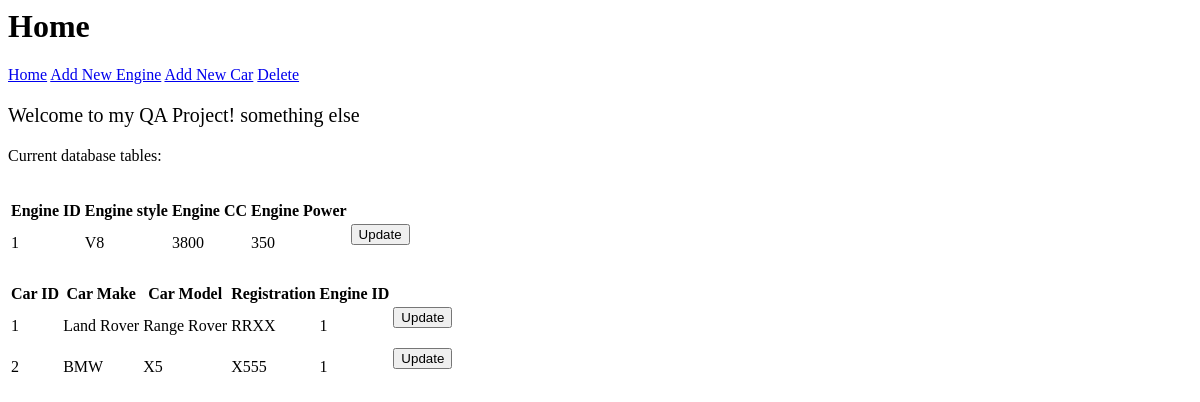
The page /index on the database as committed earlier.
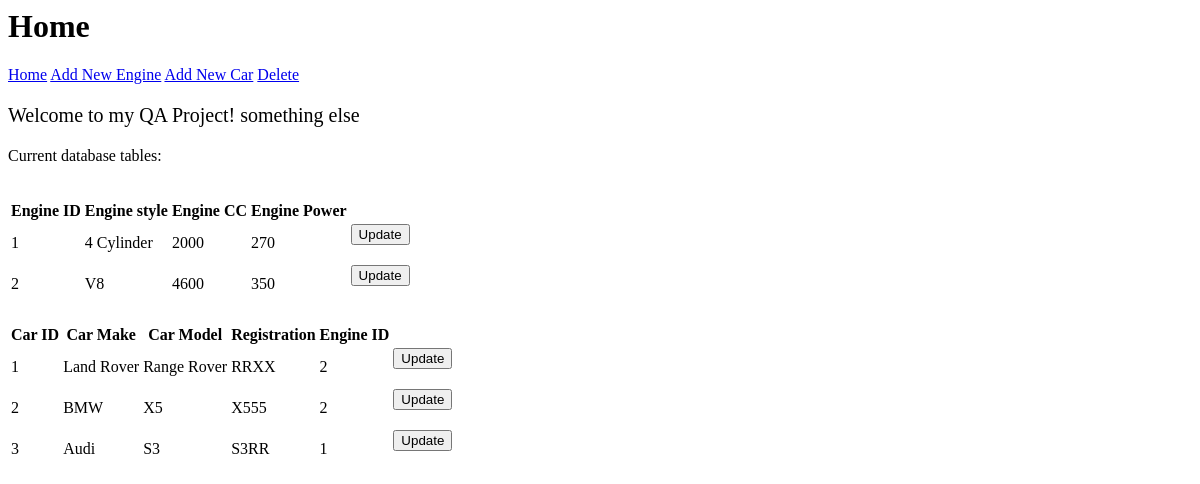
The same page on the database as committed later.
### application/models.py (models this page shows)
class Engine(db.Model):
    id = db.Column(db.Integer, primary_key=True)
    style = db.Column(db.String(30), unique=True)
    cc = db.Column(db.Integer(), nullable=False)
    power = db.Column(db.Integer(), nullable=False)
    cars = db.relationship("Car", back_populates="Engine")

class Car(db.Model):
    id = db.Column(db.Integer, primary_key=True)
    engine_id = db.Column(db.Integer, ForeignKey('engine.id'))
    make = db.Column(db.String(30), unique=False)
    model = db.Column(db.String(30), nullable=False)
    registration = db.Column(db.String(30), nullable=False)
    Engine = db.relationship("Engine", back_populates="cars")

### application/routes.py (the view)
@app.route('/')
@app.route('/index')
def index():
    engines = Engine.query.all()
    cars = Car.query.all()
    return render_template('index.html', title='Home', engines=engines, cars=cars)

### application/templates/index.html (shortened to what this page needs)
{% extends 'layout.html' %}
{% block body_content %}
<p style="font-size:20px;">Welcome to my QA Project! something else</p>
<p>Current database tables:</p>
<br>
<table>
    <thead><tr><th>Engine ID</th><th>Engine style</th><th>Engine CC</th><th>Engine Power</th><th></th></tr></thead>
        {% for engine in engines  %}
            <tbody>
                <tr><td>{{engine.id}}</td><td>{{engine.style}}</td><td>{{engine.cc}}</td><td>{{engine.power}}</td><td><form action="{{ url_for ('update_engine', id=engine.id) }}">
                    <button type= "submit">Update</button></td></tr>
            </tbody>
        {% endfor %}
</table>
<br>
<table>
    <thead><tr><th>Car ID</th><th>Car Make</th><th>Car Model</th><th>Registration</th><th>Engine ID</th><th></th></tr></thead>
        {% for car in cars  %}
            <tbody>
                <tr><td>{{car.id}}</td><td>{{car.make}}</td><td>{{car.model}}</td><td>{{car.registration}}</td><td>{{car.engine_id}}</td><td><form action="{{ url_for ('update_car', id=car.id) }}">
                    <button type= "submit">Update</button></td></tr>
            </tbody>
        {% endfor %}
</table>
{% endblock body_content %}

### application/templates/layout.html (shortened to what this page needs)
<html lang="en">
<head>
</head>
<body>
    <h1>{{ title }}</h1>
    <a href="{{ url_for('index') }}">Home</a>
    <a href="{{ url_for('add_engine') }}">Add New Engine</a>
    <a href="{{ url_for('add_car') }}">Add New Car</a>
    <a href="{{ url_for('delete') }}">Delete</a>
    {% block body_content %}
    {% endblock body_content %}
</body>
</html>

Rows that differ between the two databases and show on the page:
changed Engine id 1: style "V8" → "4 Cylinder"; cc "3800" → "2000"; power "350" → "270"
added Engine: id "2", style "V8", cc "4600", power "350"
changed Car "Land Rover": engine_id "1" → "2"
changed Car "BMW": engine_id "1" → "2"
added Car: id "3", make "Audi", model "S3", registration "S3RR", engine_id "1"
